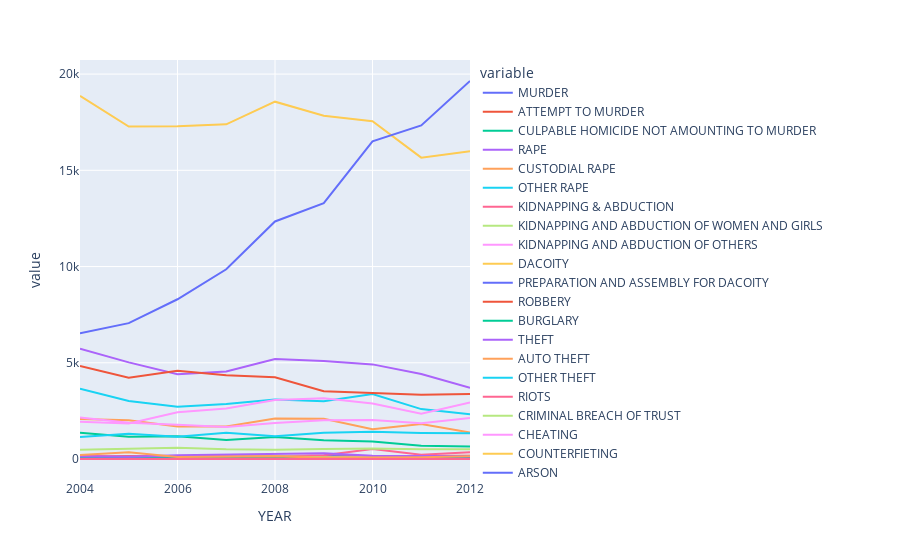

Here is the notebook cell this chart was saved with:
### Code cell
list_of_crimes =[
    'MURDER', 'ATTEMPT TO MURDER',
       'CULPABLE HOMICIDE NOT AMOUNTING TO MURDER', 'RAPE', 'CUSTODIAL RAPE',
       'OTHER RAPE', 'KIDNAPPING & ABDUCTION',
       'KIDNAPPING AND ABDUCTION OF WOMEN AND GIRLS',
       'KIDNAPPING AND ABDUCTION OF OTHERS', 'DACOITY',
       'PREPARATION AND ASSEMBLY FOR DACOITY', 'ROBBERY', 'BURGLARY', 'THEFT',
       'AUTO THEFT', 'OTHER THEFT', 'RIOTS', 'CRIMINAL BREACH OF TRUST',
       'CHEATING', 'COUNTERFIETING', 'ARSON', 'HURT/GREVIOUS HURT',
       'DOWRY DEATHS', 'ASSAULT ON WOMEN WITH INTENT TO OUTRAGE HER MODESTY',
       'INSULT TO MODESTY OF WOMEN', 'CRUELTY BY HUSBAND OR HIS RELATIVES',
       'IMPORTATION OF GIRLS FROM FOREIGN COUNTRIES',
       'CAUSING DEATH BY NEGLIGENCE', 'OTHER IPC CRIMES', 'TOTAL IPC CRIMES',
       'GDP'
]

fig = px.line(crime_dataset_hyderabad, x="YEAR", y=list_of_crimes)
fig.show()

### Figure 1 — Plotly figure (JSON) as saved in the notebook; plotly's stock layout.template omitted (floating-point values rounded to 4 significant figures)
{"data": [{"hovertemplate": "variable=MURDER<br>YEAR=%{x}<br>value=%{y}<extra></extra>", "legendgroup": "MURDER", "line": {"color": "#636efa", "dash": "solid"}, "marker": {"symbol": "circle"}, "mode": "lines", "name": "MURDER", "orientation": "v", "showlegend": true, "type": "scatter", "x": [2004, 2005, 2006, 2007, 2008, 2009, 2010, 2011, 2012], "xaxis": "x", "y": [121, 108, 125, 121, 122, 153, 134, 117, 102], "yaxis": "y"}, {"hovertemplate": "variable=ATTEMPT TO MURDER<br>YEAR=%{x}<br>value=%{y}<extra></extra>", "legendgroup": "ATTEMPT TO MURDER", "line": {"color": "#EF553B", "dash": "solid"}, "marker": {"symbol": "circle"}, "mode": "lines", "name": "ATTEMPT TO MURDER", "orientation": "v", "showlegend": true, "type": "scatter", "x": [2004, 2005, 2006, 2007, 2008, 2009, 2010, 2011, 2012], "xaxis": "x", "y": [135, 130, 116, 147, 126, 110, 143, 136, 166], "yaxis": "y"}, {"hovertemplate": "variable=CULPABLE HOMICIDE NOT AMOUNTING TO MURDER<br>YEAR=%{x}<br>value=%{y}<extra></extra>", "legendgroup": "CULPABLE HOMICIDE NOT AMOUNTING TO MURDER", "line": {"color": "#00cc96", "dash": "solid"}, "marker": {"symbol": "circle"}, "mode": "lines", "name": "CULPABLE HOMICIDE NOT AMOUNTING TO MURDER", "orientation": "v", "showlegend": true, "type": "scatter", "x": [2004, 2005, 2006, 2007, 2008, 2009, 2010, 2011, 2012], "xaxis": "x", "y": [1, 4, 6, 9, 5, 5, 8, 6, 6], "yaxis": "y"}, {"hovertemplate": "variable=RAPE<br>YEAR=%{x}<br>value=%{y}<extra></extra>", "legendgroup": "RAPE", "line": {"color": "#ab63fa", "dash": "solid"}, "marker": {"symbol": "circle"}, "mode": "lines", "name": "RAPE", "orientation": "v", "showlegend": true, "type": "scatter", "x": [2004, 2005, 2006, 2007, 2008, 2009, 2010, 2011, 2012], "xaxis": "x", "y": [56, 67, 93, 58, 62, 47, 45, 59, 74], "yaxis": "y"}, {"hovertemplate": "variable=CUSTODIAL RAPE<br>YEAR=%{x}<br>value=%{y}<extra></extra>", "legendgroup": "CUSTODIAL RAPE", "line": {"color": "#FFA15A", "dash": "solid"}, "marker": {"symbol": "circle"}, "mode": "lines", "name": "CUSTODIAL RAPE", "orientation": "v", "showlegend": true, "type": "scatter", "x": [2004, 2005, 2006, 2007, 2008, 2009, 2010, 2011, 2012], "xaxis": "x", "y": [0, 0, 0, 0, 0, 0, 0, 0, 0], "yaxis": "y"}, {"hovertemplate": "variable=OTHER RAPE<br>YEAR=%{x}<br>value=%{y}<extra></extra>", "legendgroup": "OTHER RAPE", "line": {"color": "#19d3f3", "dash": "solid"}, "marker": {"symbol": "circle"}, "mode": "lines", "name": "OTHER RAPE", "orientation": "v", "showlegend": true, "type": "scatter", "x": [2004, 2005, 2006, 2007, 2008, 2009, 2010, 2011, 2012], "xaxis": "x", "y": [56, 67, 93, 58, 62, 47, 45, 59, 74], "yaxis": "y"}, {"hovertemplate": "variable=KIDNAPPING & ABDUCTION<br>YEAR=%{x}<br>value=%{y}<extra></extra>", "legendgroup": "KIDNAPPING & ABDUCTION", "line": {"color": "#FF6692", "dash": "solid"}, "marker": {"symbol": "circle"}, "mode": "lines", "name": "KIDNAPPING & ABDUCTION", "orientation": "v", "showlegend": true, "type": "scatter", "x": [2004, 2005, 2006, 2007, 2008, 2009, 2010, 2011, 2012], "xaxis": "x", "y": [136, 137, 143, 148, 140, 108, 121, 95, 88], "yaxis": "y"}, {"hovertemplate": "variable=KIDNAPPING AND ABDUCTION OF WOMEN AND GIRLS<br>YEAR=%{x}<br>value=%{y}<extra></extra>", "legendgroup": "KIDNAPPING AND ABDUCTION OF WOMEN AND GIRLS", "line": {"color": "#B6E880", "dash": "solid"}, "marker": {"symbol": "circle"}, "mode": "lines", "name": "KIDNAPPING AND ABDUCTION OF WOMEN AND GIRLS", "orientation": "v", "showlegend": true, "type": "scatter", "x": [2004, 2005, 2006, 2007, 2008, 2009, 2010, 2011, 2012], "xaxis": "x", "y": [62, 70, 77, 74, 77, 55, 41, 39, 31], "yaxis": "y"}, {"hovertemplate": "variable=KIDNAPPING AND ABDUCTION OF OTHERS<br>YEAR=%{x}<br>value=%{y}<extra></extra>", "legendgroup": "KIDNAPPING AND ABDUCTION OF OTHERS", "line": {"color": "#FF97FF", "dash": "solid"}, "marker": {"symbol": "circle"}, "mode": "lines", "name": "KIDNAPPING AND ABDUCTION OF OTHERS", "orientation": "v", "showlegend": true, "type": "scatter", "x": [2004, 2005, 2006, 2007, 2008, 2009, 2010, 2011, 2012], "xaxis": "x", "y": [74, 67, 66, 74, 63, 53, 80, 56, 57], "yaxis": "y"}, {"hovertemplate": "variable=DACOITY<br>YEAR=%{x}<br>value=%{y}<extra></extra>", "legendgroup": "DACOITY", "line": {"color": "#FECB52", "dash": "solid"}, "marker": {"symbol": "circle"}, "mode": "lines", "name": "DACOITY", "orientation": "v", "showlegend": true, "type": "scatter", "x": [2004, 2005, 2006, 2007, 2008, 2009, 2010, 2011, 2012], "xaxis": "x", "y": [11, 8, 12, 6, 10, 5, 7, 8, 12], "yaxis": "y"}, {"hovertemplate": "variable=PREPARATION AND ASSEMBLY FOR DACOITY<br>YEAR=%{x}<br>value=%{y}<extra></extra>", "legendgroup": "PREPARATION AND ASSEMBLY FOR DACOITY", "line": {"color": "#636efa", "dash": "solid"}, "marker": {"symbol": "circle"}, "mode": "lines", "name": "PREPARATION AND ASSEMBLY FOR DACOITY", "orientation": "v", "showlegend": true, "type": "scatter", "x": [2004, 2005, 2006, 2007, 2008, 2009, 2010, 2011, 2012], "xaxis": "x", "y": [2, 3, 0, 0, 0, 0, 0, 0, 0], "yaxis": "y"}, {"hovertemplate": "variable=ROBBERY<br>YEAR=%{x}<br>value=%{y}<extra></extra>", "legendgroup": "ROBBERY", "line": {"color": "#EF553B", "dash": "solid"}, "marker": {"symbol": "circle"}, "mode": "lines", "name": "ROBBERY", "orientation": "v", "showlegend": true, "type": "scatter", "x": [2004, 2005, 2006, 2007, 2008, 2009, 2010, 2011, 2012], "xaxis": "x", "y": [71, 125, 99, 96, 115, 59, 54, 40, 57], "yaxis": "y"}, {"hovertemplate": "variable=BURGLARY<br>YEAR=%{x}<br>value=%{y}<extra></extra>", "legendgroup": "BURGLARY", "line": {"color": "#00cc96", "dash": "solid"}, "marker": {"symbol": "circle"}, "mode": "lines", "name": "BURGLARY", "orientation": "v", "showlegend": true, "type": "scatter", "x": [2004, 2005, 2006, 2007, 2008, 2009, 2010, 2011, 2012], "xaxis": "x", "y": [1359, 1161, 1186, 993, 1143, 969, 906, 693, 647], "yaxis": "y"}, {"hovertemplate": "variable=THEFT<br>YEAR=%{x}<br>value=%{y}<extra></extra>", "legendgroup": "THEFT", "line": {"color": "#ab63fa", "dash": "solid"}, "marker": {"symbol": "circle"}, "mode": "lines", "name": "THEFT", "orientation": "v", "showlegend": true, "type": "scatter", "x": [2004, 2005, 2006, 2007, 2008, 2009, 2010, 2011, 2012], "xaxis": "x", "y": [5735, 5022, 4408, 4542, 5200, 5091, 4916, 4416, 3694], "yaxis": "y"}, {"hovertemplate": "variable=AUTO THEFT<br>YEAR=%{x}<br>value=%{y}<extra></extra>", "legendgroup": "AUTO THEFT", "line": {"color": "#FFA15A", "dash": "solid"}, "marker": {"symbol": "circle"}, "mode": "lines", "name": "AUTO THEFT", "orientation": "v", "showlegend": true, "type": "scatter", "x": [2004, 2005, 2006, 2007, 2008, 2009, 2010, 2011, 2012], "xaxis": "x", "y": [2078, 2012, 1691, 1685, 2106, 2095, 1543, 1823, 1370], "yaxis": "y"}, {"hovertemplate": "variable=OTHER THEFT<br>YEAR=%{x}<br>value=%{y}<extra></extra>", "legendgroup": "OTHER THEFT", "line": {"color": "#19d3f3", "dash": "solid"}, "marker": {"symbol": "circle"}, "mode": "lines", "name": "OTHER THEFT", "orientation": "v", "showlegend": true, "type": "scatter", "x": [2004, 2005, 2006, 2007, 2008, 2009, 2010, 2011, 2012], "xaxis": "x", "y": [3657, 3010, 2717, 2857, 3094, 2996, 3373, 2593, 2324], "yaxis": "y"}, {"hovertemplate": "variable=RIOTS<br>YEAR=%{x}<br>value=%{y}<extra></extra>", "legendgroup": "RIOTS", "line": {"color": "#FF6692", "dash": "solid"}, "marker": {"symbol": "circle"}, "mode": "lines", "name": "RIOTS", "orientation": "v", "showlegend": true, "type": "scatter", "x": [2004, 2005, 2006, 2007, 2008, 2009, 2010, 2011, 2012], "xaxis": "x", "y": [141, 96, 128, 214, 143, 199, 513, 220, 354], "yaxis": "y"}, {"hovertemplate": "variable=CRIMINAL BREACH OF TRUST<br>YEAR=%{x}<br>value=%{y}<extra></extra>", "legendgroup": "CRIMINAL BREACH OF TRUST", "line": {"color": "#B6E880", "dash": "solid"}, "marker": {"symbol": "circle"}, "mode": "lines", "name": "CRIMINAL BREACH OF TRUST", "orientation": "v", "showlegend": true, "type": "scatter", "x": [2004, 2005, 2006, 2007, 2008, 2009, 2010, 2011, 2012], "xaxis": "x", "y": [110, 94, 84, 116, 143, 85, 96, 75, 71], "yaxis": "y"}, {"hovertemplate": "variable=CHEATING<br>YEAR=%{x}<br>value=%{y}<extra></extra>", "legendgroup": "CHEATING", "line": {"color": "#FF97FF", "dash": "solid"}, "marker": {"symbol": "circle"}, "mode": "lines", "name": "CHEATING", "orientation": "v", "showlegend": true, "type": "scatter", "x": [2004, 2005, 2006, 2007, 2008, 2009, 2010, 2011, 2012], "xaxis": "x", "y": [2160, 1880, 1777, 1669, 1875, 2007, 2021, 1864, 2131], "yaxis": "y"}, {"hovertemplate": "variable=COUNTERFIETING<br>YEAR=%{x}<br>value=%{y}<extra></extra>", "legendgroup": "COUNTERFIETING", "line": {"color": "#FECB52", "dash": "solid"}, "marker": {"symbol": "circle"}, "mode": "lines", "name": "COUNTERFIETING", "orientation": "v", "showlegend": true, "type": "scatter", "x": [2004, 2005, 2006, 2007, 2008, 2009, 2010, 2011, 2012], "xaxis": "x", "y": [19, 17, 13, 7, 42, 49, 29, 44, 25], "yaxis": "y"}, {"hovertemplate": "variable=ARSON<br>YEAR=%{x}<br>value=%{y}<extra></extra>", "legendgroup": "ARSON", "line": {"color": "#636efa", "dash": "solid"}, "marker": {"symbol": "circle"}, "mode": "lines", "name": "ARSON", "orientation": "v", "showlegend": true, "type": "scatter", "x": [2004, 2005, 2006, 2007, 2008, 2009, 2010, 2011, 2012], "xaxis": "x", "y": [37, 40, 26, 37, 44, 7, 15, 50, 101], "yaxis": "y"}, {"hovertemplate": "variable=HURT/GREVIOUS HURT<br>YEAR=%{x}<br>value=%{y}<extra></extra>", "legendgroup": "HURT/GREVIOUS HURT", "line": {"color": "#EF553B", "dash": "solid"}, "marker": {"symbol": "circle"}, "mode": "lines", "name": "HURT/GREVIOUS HURT", "orientation": "v", "showlegend": true, "type": "scatter", "x": [2004, 2005, 2006, 2007, 2008, 2009, 2010, 2011, 2012], "xaxis": "x", "y": [4837, 4227, 4581, 4352, 4244, 3516, 3425, 3334, 3381], "yaxis": "y"}, {"hovertemplate": "variable=DOWRY DEATHS<br>YEAR=%{x}<br>value=%{y}<extra></extra>", "legendgroup": "DOWRY DEATHS", "line": {"color": "#00cc96", "dash": "solid"}, "marker": {"symbol": "circle"}, "mode": "lines", "name": "DOWRY DEATHS", "orientation": "v", "showlegend": true, "type": "scatter", "x": [2004, 2005, 2006, 2007, 2008, 2009, 2010, 2011, 2012], "xaxis": "x", "y": [29, 27, 29, 41, 41, 36, 44, 37, 23], "yaxis": "y"}, {"hovertemplate": "variable=ASSAULT ON WOMEN WITH INTENT TO OUTRAGE HER MODESTY<br>YEAR=%{x}<br>value=%{y}<extra></extra>", "legendgroup": "ASSAULT ON WOMEN WITH INTENT TO OUTRAGE HER MODESTY", "line": {"color": "#ab63fa", "dash": "solid"}, "marker": {"symbol": "circle"}, "mode": "lines", "name": "ASSAULT ON WOMEN WITH INTENT TO OUTRAGE HER MODESTY", "orientation": "v", "showlegend": true, "type": "scatter", "x": [2004, 2005, 2006, 2007, 2008, 2009, 2010, 2011, 2012], "xaxis": "x", "y": [144, 119, 189, 216, 231, 295, 171, 157, 145], "yaxis": "y"}, {"hovertemplate": "variable=INSULT TO MODESTY OF WOMEN<br>YEAR=%{x}<br>value=%{y}<extra></extra>", "legendgroup": "INSULT TO MODESTY OF WOMEN", "line": {"color": "#FFA15A", "dash": "solid"}, "marker": {"symbol": "circle"}, "mode": "lines", "name": "INSULT TO MODESTY OF WOMEN", "orientation": "v", "showlegend": true, "type": "scatter", "x": [2004, 2005, 2006, 2007, 2008, 2009, 2010, 2011, 2012], "xaxis": "x", "y": [206, 348, 108, 128, 148, 63, 60, 93, 141], "yaxis": "y"}, {"hovertemplate": "variable=CRUELTY BY HUSBAND OR HIS RELATIVES<br>YEAR=%{x}<br>value=%{y}<extra></extra>", "legendgroup": "CRUELTY BY HUSBAND OR HIS RELATIVES", "line": {"color": "#19d3f3", "dash": "solid"}, "marker": {"symbol": "circle"}, "mode": "lines", "name": "CRUELTY BY HUSBAND OR HIS RELATIVES", "orientation": "v", "showlegend": true, "type": "scatter", "x": [2004, 2005, 2006, 2007, 2008, 2009, 2010, 2011, 2012], "xaxis": "x", "y": [1142, 1309, 1160, 1365, 1184, 1363, 1420, 1355, 1339], "yaxis": "y"}, {"hovertemplate": "variable=IMPORTATION OF GIRLS FROM FOREIGN COUNTRIES<br>YEAR=%{x}<br>value=%{y}<extra></extra>", "legendgroup": "IMPORTATION OF GIRLS FROM FOREIGN COUNTRIES", "line": {"color": "#FF6692", "dash": "solid"}, "marker": {"symbol": "circle"}, "mode": "lines", "name": "IMPORTATION OF GIRLS FROM FOREIGN COUNTRIES", "orientation": "v", "showlegend": true, "type": "scatter", "x": [2004, 2005, 2006, 2007, 2008, 2009, 2010, 2011, 2012], "xaxis": "x", "y": [2, 0, 0, 0, 0, 0, 0, 0, 0], "yaxis": "y"}, {"hovertemplate": "variable=CAUSING DEATH BY NEGLIGENCE<br>YEAR=%{x}<br>value=%{y}<extra></extra>", "legendgroup": "CAUSING DEATH BY NEGLIGENCE", "line": {"color": "#B6E880", "dash": "solid"}, "marker": {"symbol": "circle"}, "mode": "lines", "name": "CAUSING DEATH BY NEGLIGENCE", "orientation": "v", "showlegend": true, "type": "scatter", "x": [2004, 2005, 2006, 2007, 2008, 2009, 2010, 2011, 2012], "xaxis": "x", "y": [482, 514, 582, 502, 482, 516, 542, 505, 503], "yaxis": "y"}, {"hovertemplate": "variable=OTHER IPC CRIMES<br>YEAR=%{x}<br>value=%{y}<extra></extra>", "legendgroup": "OTHER IPC CRIMES", "line": {"color": "#FF97FF", "dash": "solid"}, "marker": {"symbol": "circle"}, "mode": "lines", "name": "OTHER IPC CRIMES", "orientation": "v", "showlegend": true, "type": "scatter", "x": [2004, 2005, 2006, 2007, 2008, 2009, 2010, 2011, 2012], "xaxis": "x", "y": [1932, 1840, 2430, 2624, 3067, 3157, 2879, 2353, 2932], "yaxis": "y"}, {"hovertemplate": "variable=TOTAL IPC CRIMES<br>YEAR=%{x}<br>value=%{y}<extra></extra>", "legendgroup": "TOTAL IPC CRIMES", "line": {"color": "#FECB52", "dash": "solid"}, "marker": {"symbol": "circle"}, "mode": "lines", "name": "TOTAL IPC CRIMES", "orientation": "v", "showlegend": true, "type": "scatter", "x": [2004, 2005, 2006, 2007, 2008, 2009, 2010, 2011, 2012], "xaxis": "x", "y": [18868, 17276, 17295, 17391, 18567, 17840, 17549, 15657, 15992], "yaxis": "y"}, {"hovertemplate": "variable=GDP<br>YEAR=%{x}<br>value=%{y}<extra></extra>", "legendgroup": "GDP", "line": {"color": "#636efa", "dash": "solid"}, "marker": {"symbol": "circle"}, "mode": "lines", "name": "GDP", "orientation": "v", "showlegend": true, "type": "scatter", "x": [2004, 2005, 2006, 2007, 2008, 2009, 2010, 2011, 2012], "xaxis": "x", "y": [6527.0, 7059.0, 8301.0, 9860.0, 12340.0, 13291, 16508, 17330, 19641], "yaxis": "y"}], "layout": {"legend": {"title": {"text": "variable"}, "tracegroupgap": 0}, "margin": {"t": 60}, "xaxis": {"anchor": "y", "domain": [0, 1], "title": {"text": "YEAR"}}, "yaxis": {"anchor": "x", "domain": [0, 1], "title": {"text": "value"}}}}
